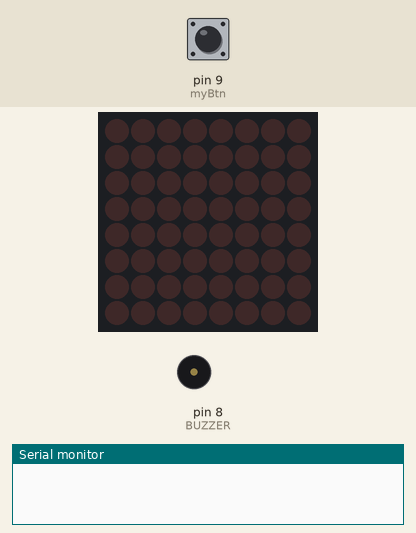
A program run on a simulated Arduino Pro Mini, built for the host (arithmetic inside an expression is 32-bit, double 64-bit). On the bench: 8×8 LED matrix, buzzer (waves = sounding, pin HIGH), the last lines printed to the serial monitor. The inputs (shaded band) are chosen by the test bench; at power-on: pin 9 (myBtn) HIGH.

Above: at 1.8 s.
1.9 s: pin 9 (myBtn) pulled LOW for 0.15 s
At 4.9 s:
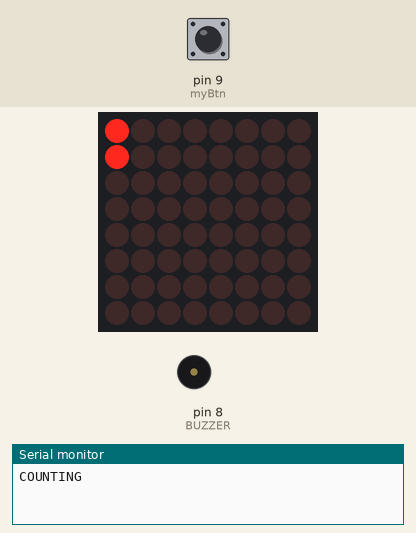
5.0 s: pin 9 (myBtn) pulled LOW for 1 s
At 6.5 s:
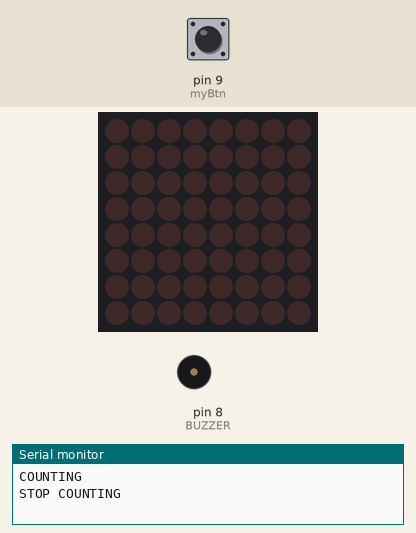
7.6 s: pin 9 (myBtn) pulled LOW for 0.15 s
At 9.7 s:
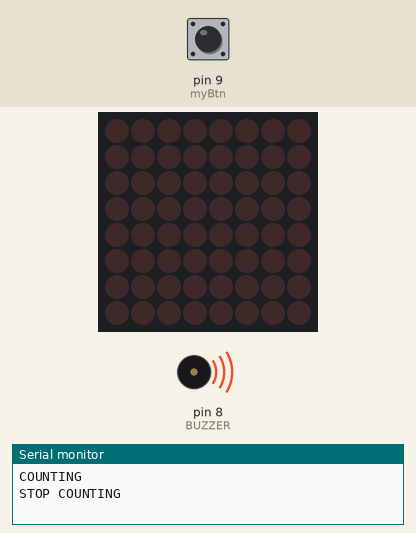
10.7 s: pin 9 (myBtn) driven LOW
13.7 s: pin 9 (myBtn) driven HIGH
At 15.0 s:
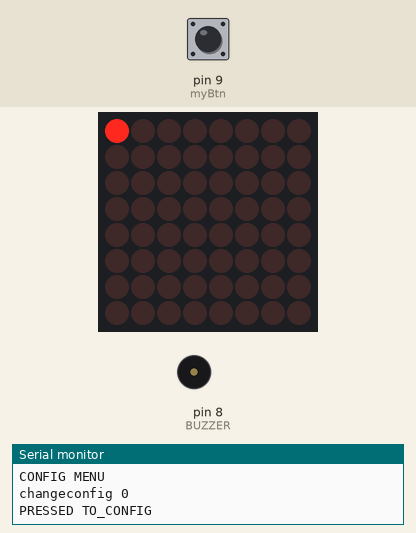
15.4 s: pin 9 (myBtn) pulsed LOW 2 times (0.12 s each, 0.3 s apart)
At 17.2 s:
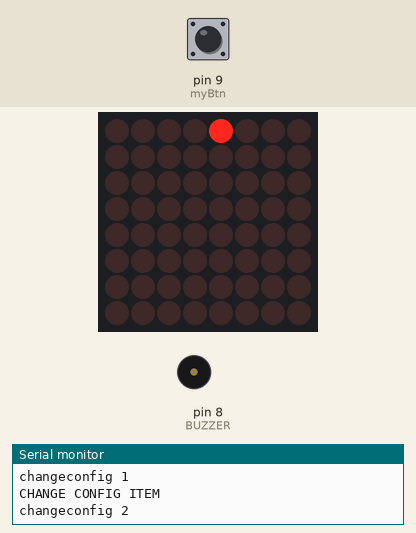
Timing chart, 0 to 18.5 s (numbered marks = the images above; inputs shaded):
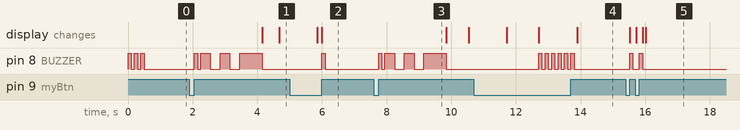

The program:

main.cpp
```cpp
#include <SimpleTimer.h>
#include <NonBlockingRtttl.h>
#include <JC_Button.h>
#include "LedControl.h"
#include "pitches.h"

#ifdef ARDUINO_AVR_PRO
  #define BUZZER 8
  LedControl lc=LedControl(12,11,10,1);
  Button myBtn(9);
#else
  #define BUZZER D1
  LedControl lc=LedControl(D6, D7, D2, 1);
  Button myBtn(D3);
#endif

const char * tetris = "tetris:d=4,o=5,b=160:e6,8b,8c6,8d6,16e6,16d6,8c6,8b,a,8a,8c6,e6,8d6,8c6,b,8b,8c6,d6,e6,c6,a,2a,8p,d6,8f6,a6,8g6,8f6,e6,8e6,8c6,e6,8d6,8c6,b,8b,8c6,d6,e6,c6,a,a";
const char * arkanoid = "Arkanoid:d=4,o=5,b=140:8g6,16p,16g.6,2a#6,32p,8a6,8g6,8f6,8a6,2g6";
const char * mario = "mario:d=4,o=5,b=100:16e6,16e6,32p,8e6,16c6,8e6,8g6,8p,8g,8p,8c6,16p,8g,16p,8e,16p,8a,8b,16a#,8a,16g.,16e6,16g6,8a6,16f6,8g6,8e6,16c6,16d6,8b,16p,8c6,16p,8g,16p,8e,16p,8a,8b,16a#,8a,16g.,16e6,16g6,8a6,16f6,8g6,8e6,16c6,16d6,8b,8p,16g6,16f#6,16f6,16d#6,16p,16e6,16p,16g#,16a,16c6,16p,16a,16c6,16d6,8p,16g6,16f#6,16f6,16d#6,16p,16e6,16p,16c7,16p,16c7,16c7,p,16g6,16f#6,16f6,16d#6,16p,16e6,16p,16g#,16a,16c6,16p,16a,16c6,16d6,8p,16d#6,8p,16d6,8p,16c6";
const char * missonimp = "MissionImp:d=16,o=6,b=95:32d,32d#,32d,32d#,32d,32d#,32d,32d#,32d,32d,32d#,32e,32f,32f#,32g,g,8p,g,8p,a#,p,c7,p,g,8p,g,8p,f,p,f#,p,g,8p,g,8p,a#,p,c7,p,g,8p,g,8p,f,p,f#,p,a#,g,2d,32p,a#,g,2c#,32p,a#,g,2c,a#5,8c,2p,32p,a#5,g5,2f#,32p,a#5,g5,2f,32p,a#5,g5,2e,d#,8d";
const char * entertainer = "Entertainer:d=4,o=5,b=140:8d,8d#,8e,c6,8e,c6,8e,2c.6,8c6,8d6,8d#6,8e6,8c6,8d6,e6,8b,d6,2c6,p,8d,8d#,8e,c6,8e,c6,8e,2c.6,8p,8a,8g,8f#,8a,8c6,e6,8d6,8c6,8a,2d6";
const unsigned long LONG_PRESS(2000);
int changeConfigCount = 0;

int melody[] = {
  NOTE_C4, NOTE_G3, NOTE_G3, NOTE_A3, NOTE_G3, 0, NOTE_B3, NOTE_C4
};

int noteDurations[] = {
  4, 8, 8, 4, 4, 4, 4, 4
};

// enum states_t {ONOFF, TO_CONFIG, CONFIG, CONFIG_CHANGE, TO_ONOFF};
enum states_t {ONOFF, TO_CONFIG, CONFIG_CHANGE, TO_ONOFF};


SimpleTimer timer;

unsigned long delaytime[4]= {3513, 2342, 1171, 585};
// unsigned long delaytime=300;
int counter  = 0;
int columCounter = 0;
int rowCounter = 0;
bool blinkAllFlag = false;

int timerBlinkAll = 0;
int timerCountDownAll = 0;
int timerBlinkAllCounter = 0;
bool buttonState = false;
  // true -> inicia a contagem
  // false -> para a contagem

void countDown() {
  if(rowCounter > 7) {
    rowCounter = 0;
    columCounter++;
  }

  if (columCounter > 7) {
    lc.clearDisplay(0);
    columCounter = 0;
    rowCounter = 0;
  }

  lc.setLed(0,rowCounter, columCounter, true);
  rowCounter++;
  counter++;
}

void initState(size_t times) {
  counter  = 0;
  columCounter = 0;
  rowCounter = 0;
  timerBlinkAllCounter = 0;
  timer.disable(timerBlinkAll);
  timer.disable(timerCountDownAll);
  rtttl::stop();
  lc.clearDisplay(0);
  for(size_t i = 0; i < times; i++)
  {
    digitalWrite(BUZZER, HIGH);
    delay(100);
    digitalWrite(BUZZER, LOW);
    delay(100);
  }
}
void startSound() {
  digitalWrite(BUZZER, HIGH);
  delay(300);
  digitalWrite(BUZZER, LOW);
  delay(300);
  digitalWrite(BUZZER, HIGH);
  delay(300);
  digitalWrite(BUZZER, LOW);
  delay(300);

  digitalWrite(BUZZER, HIGH);
  delay(700);
  digitalWrite(BUZZER, LOW);
}

void checkButton() {
  initState(1);
  if (buttonState) {
    startSound();
    Serial.println("COUNTING");
    timer.enable(timerCountDownAll);
  } else {
    timer.disable(timerBlinkAll);
    timer.disable(timerCountDownAll);
    Serial.println("STOP COUNTING");
  }
}

void allLedsState(bool state) {
  for(size_t i = 0; i < 8; i++) {
    if (state) {
      lc.setRow(0,i, B00000000);
    } else {
      lc.setRow(0,i, B11111111);
    }
  }
}

void blinkAll() {
  Serial.println("BlinkAllllll");
  blinkAllFlag = !blinkAllFlag;
  allLedsState(blinkAllFlag);
  timerBlinkAllCounter++;
}

void setup() {
  Serial.begin(115200);
  myBtn.begin();

  pinMode(BUZZER, OUTPUT);
  digitalWrite(BUZZER, LOW);

  lc.shutdown(0,false);
  lc.setIntensity(0,8);

  timerCountDownAll = timer.setInterval(delaytime[2], countDown);
  timerBlinkAll     = timer.setInterval(300, blinkAll);

  timer.disable(timerBlinkAll);
  timer.disable(timerCountDownAll);
  initState(3);
}

void switchButton() {
  if (myBtn.wasReleased()) {
    buttonState = !buttonState;
    checkButton();
  }
}

void changeConfig() {
  Serial.print("changeconfig ");
  Serial.println(changeConfigCount);
  lc.clearDisplay(0);
  switch (changeConfigCount)
  {
    case 0:
      lc.setRow(0,0, B10000000);
      changeConfigCount = 1;
      break;
    case 1:
      lc.setRow(0,0, B00100000);
      changeConfigCount = 2;
      break;
    case 2:
      lc.setRow(0,0, B00001000);
      changeConfigCount = 3;
      break;
    case 3:
      lc.setRow(0,0, B00000010);
      changeConfigCount = 0;
      break;
  }
}

void loop() {

  static states_t STATE;      // current state machine state

  if(buttonState)  {
    if (counter >= 64) {
      timer.disable(timerCountDownAll);
      timer.enable(timerBlinkAll);
      if ( !rtttl::isPlaying() ) {
        rtttl::begin(BUZZER, missonimp);
      }
      columCounter = 0;
      rowCounter = 0;
      counter = 0;
    }

    if(timerBlinkAllCounter > 50) {
      lc.clearDisplay(0);
      Serial.println("Blink");
      timerBlinkAllCounter = 0;
      timer.disable(timerBlinkAll);
      timer.disable(timerCountDownAll);
      buttonState = !buttonState;
    }
  }

  timer.run();
  myBtn.read();
  rtttl::play();

  switch (STATE)
  {
    case ONOFF:
      if (myBtn.wasReleased())
        switchButton();
      else if (myBtn.pressedFor(LONG_PRESS))
        STATE = TO_CONFIG;
      break;

    case TO_CONFIG:
      if (myBtn.wasReleased()) {
        STATE = CONFIG_CHANGE;
        Serial.println("CONFIG MENU");
        changeConfig();
      }
      else
        initState(2);
        Serial.println("PRESSED TO_CONFIG");
      break;

    case CONFIG_CHANGE:
      if (myBtn.pressedFor(LONG_PRESS)) {
        STATE = TO_ONOFF;
        Serial.println("SAVE");
        Serial.println(changeConfigCount);
        timer.deleteTimer(timerCountDownAll);

        switch (changeConfigCount)
        {
          case 0:
            timerCountDownAll = timer.setInterval(delaytime[3], countDown);
            break;
          case 1:
            timerCountDownAll = timer.setInterval(delaytime[0], countDown);
            break;
          case 2:
            timerCountDownAll = timer.setInterval(delaytime[1], countDown);
            break;
          case 3:
            timerCountDownAll = timer.setInterval(delaytime[2], countDown);
            break;
        }
        changeConfigCount--;
        if (changeConfigCount < 0)
          changeConfigCount = 3;


        initState(3);
      }
      else if(myBtn.wasReleased()) {
        initState(1);
        Serial.println("CHANGE CONFIG ITEM");
        changeConfig();
        break;
      }

    case TO_ONOFF:
      if (myBtn.wasReleased()) {
        STATE = ONOFF;
      }
      break;
  }
}
```

pitches.h
```cpp
/*************************************************
 * Public Constants
 *************************************************/

#define NOTE_B0  31
#define NOTE_C1  33
#define NOTE_CS1 35
#define NOTE_D1  37
#define NOTE_DS1 39
#define NOTE_E1  41
#define NOTE_F1  44
#define NOTE_FS1 46
#define NOTE_G1  49
#define NOTE_GS1 52
#define NOTE_A1  55
#define NOTE_AS1 58
#define NOTE_B1  62
#define NOTE_C2  65
#define NOTE_CS2 69
#define NOTE_D2  73
#define NOTE_DS2 78
#define NOTE_E2  82
#define NOTE_F2  87
#define NOTE_FS2 93
#define NOTE_G2  98
#define NOTE_GS2 104
#define NOTE_A2  110
#define NOTE_AS2 117
#define NOTE_B2  123
#define NOTE_C3  131
#define NOTE_CS3 139
#define NOTE_D3  147
#define NOTE_DS3 156
#define NOTE_E3  165
#define NOTE_F3  175
#define NOTE_FS3 185
#define NOTE_G3  196
#define NOTE_GS3 208
#define NOTE_A3  220
#define NOTE_AS3 233
#define NOTE_B3  247
#define NOTE_C4  262
#define NOTE_CS4 277
#define NOTE_D4  294
#define NOTE_DS4 311
#define NOTE_E4  330
#define NOTE_F4  349
#define NOTE_FS4 370
#define NOTE_G4  392
#define NOTE_GS4 415
#define NOTE_A4  440
#define NOTE_AS4 466
#define NOTE_B4  494
#define NOTE_C5  523
#define NOTE_CS5 554
#define NOTE_D5  587
#define NOTE_DS5 622
#define NOTE_E5  659
#define NOTE_F5  698
#define NOTE_FS5 740
#define NOTE_G5  784
#define NOTE_GS5 831
#define NOTE_A5  880
#define NOTE_AS5 932
#define NOTE_B5  988
#define NOTE_C6  1047
#define NOTE_CS6 1109
#define NOTE_D6  1175
#define NOTE_DS6 1245
#define NOTE_E6  1319
#define NOTE_F6  1397
#define NOTE_FS6 1480
#define NOTE_G6  1568
#define NOTE_GS6 1661
#define NOTE_A6  1760
#define NOTE_AS6 1865
#define NOTE_B6  1976
#define NOTE_C7  2093
#define NOTE_CS7 2217
#define NOTE_D7  2349
#define NOTE_DS7 2489
#define NOTE_E7  2637
#define NOTE_F7  2794
#define NOTE_FS7 2960
#define NOTE_G7  3136
#define NOTE_GS7 3322
#define NOTE_A7  3520
#define NOTE_AS7 3729
#define NOTE_B7  3951
#define NOTE_C8  4186
#define NOTE_CS8 4435
#define NOTE_D8  4699
#define NOTE_DS8 4978
```

Measured:
- after the input at 1.9 s, pin 8 (BUZZER): LOW → HIGH after 0.15 s, → LOW 0.10 s later, → HIGH 0.10 s later, → LOW 0.30 s later, … (8 changes in this stretch); the display: first changes after 2.3 s (image 1 shows a later state)
- after the input at 5.0 s, pin 8 (BUZZER): LOW → HIGH after 1.0 s, → LOW 0.10 s later; the display: first differs from a run without the input after 1.0 s (image 2)
- after the input at 7.6 s, pin 8 (BUZZER): LOW → HIGH after 0.15 s, → LOW 0.10 s later, → HIGH 0.10 s later, → LOW 0.30 s later, … (8 changes in this stretch)
- after the input at 10.7 s, pin 8 (BUZZER): alternates HIGH for 0.10 s and LOW for 0.10 s, starting after 2.0 s
- after the input at 13.7 s, pin 8 (BUZZER): goes on until 13.8 s, then stays LOW; the display: changes after 0.20 s (image 4)
- after the input at 15.4 s, pin 8 (BUZZER): alternates HIGH for 0.10 s and LOW for 0.20 s, 4 changes in all, then stays LOW, starting after 0.12 s; the display: first changes after 0.12 s (image 5 shows a later state)
